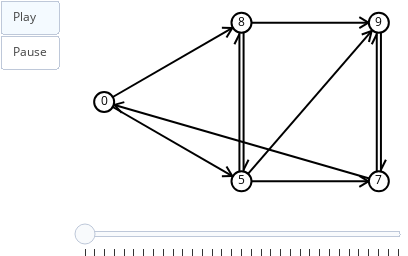

Notebook cell for this chart:
### Markdown cell above
### Exercício

Monte uma visualização do algoritmo de Dijkstra. Use a classe `Heap`.

### Code cell
from math import inf, isinf

def snapshot(g, frames):
    for n in g.nodes():
        if isinf(g.node[n]['d']):
            g.node[n]['label'] = '∞'
        else:
            g.node[n]['label'] = str(g.node[n]['d'])

    frame = sn.generate_frame(g, nlab=True)

    frames.append(frame)

    
red = (255, 0, 0)  
blue = (0, 0, 255)
green = (0,255,0)
frames = [] 

sn.reset_node_colors(g)
sn.reset_edge_colors(g)
snapshot(g, frames)

h = Heap(g)
for n in g.nodes():
    g.node[n]['d'] = inf
    h.put(n)

s=0
g.node[s]['d'] = 0
h.fix(0)


while not h.empty():
    n = h.get()
    g.node[n]['color'] = green
    snapshot (g, frames)
    
    for m in g.successors(n):
        g.edge[n][m]['color'] = red
        d = g.node[n]['d'] + g.edge[n][m]['c']
        snapshot(g, frames)
        if g.node[m]['d'] > d:
            g.node[m]['d'] = d
            h.fix(m)
        g.edge[n][m]['color'] = sn.edge_color
        snapshot(g, frames)
    
    g.node[n]['color'] = blue
    snapshot(g, frames)


snapshot(g, frames)

sn.reset_edge_colors(g)
sn.reset_node_colors(g)
snapshot(g, frames)


sn.show_animation(frames)

### Figure 1 — Plotly figure (JSON) as saved in the notebook; plotly's stock layout.template omitted (floating-point values rounded to 4 significant figures)
{"data": [{"hoverinfo": "none", "line": {"color": "rgb(0, 0, 0)", "width": 2}, "mode": "lines", "x": [0, 0.5, null, 0.4664, 0.4454, null, 0.4664, 0.4286, null], "y": [0.5, 1, null, 0.9664, 0.9062, null, 0.9664, 0.9678, null]}, {"hoverinfo": "none", "line": {"color": "rgb(0, 0, 0)", "width": 2}, "mode": "lines", "x": [0, 0.5, null, 0.4664, 0.4286, null, 0.4664, 0.4454, null], "y": [0.5, 0, null, 0.03357, 0.03224, null, 0.03357, 0.09382, null]}, {"hoverinfo": "none", "line": {"color": "rgb(0, 0, 0)", "width": 2}, "mode": "lines", "x": [0.5, 1, null, 0.9621, 0.9289, null, 0.9621, 0.9289, null], "y": [1, 1, null, 1, 0.9653, null, 1, 1.035, null]}, {"hoverinfo": "none", "line": {"color": "rgb(0, 0, 0)", "width": 2}, "mode": "lines", "x": [0.5076, 0.5076, null, 0.5076, 0.5257, null], "y": [1, 0, null, 0.07246, 0.1361, null]}, {"hoverinfo": "none", "line": {"color": "rgb(0, 0, 0)", "width": 2}, "mode": "lines", "x": [1.008, 1.008, null, 1.008, 1.026, null], "y": [1, 0, null, 0.07246, 0.1361, null]}, {"hoverinfo": "none", "line": {"color": "rgb(0, 0, 0)", "width": 2}, "mode": "lines", "x": [0.4924, 0.4924, null, 0.4924, 0.4743, null], "y": [0, 1, null, 0.9275, 0.8639, null]}, {"hoverinfo": "none", "line": {"color": "rgb(0, 0, 0)", "width": 2}, "mode": "lines", "x": [0.5, 1, null, 0.9738, 0.964, null, 0.9738, 0.9377, null], "y": [0, 1, null, 0.9476, 0.8777, null, 0.9476, 0.9257, null]}, {"hoverinfo": "none", "line": {"color": "rgb(0, 0, 0)", "width": 2}, "mode": "lines", "x": [0.5, 1, null, 0.9621, 0.9289, null, 0.9621, 0.9289, null], "y": [0, 0, null, 0, -0.03474, null, 0, 0.03474, null]}, {"hoverinfo": "none", "line": {"color": "rgb(0, 0, 0)", "width": 2}, "mode": "lines", "x": [1, 0, null, 0.03665, 0.0734, null, 0.03665, 0.06422, null], "y": [0, 0.5, null, 0.4817, 0.4992, null, 0.4817, 0.432, null]}, {"hoverinfo": "none", "line": {"color": "rgb(0, 0, 0)", "width": 2}, "mode": "lines", "x": [0.9924, 0.9924, null, 0.9924, 0.9743, null], "y": [0, 1, null, 0.9275, 0.8639, null]}, {"hoverinfo": "none", "marker": {"color": "rgb(255, 255, 255)", "line": {"color": "rgb(0, 0, 0)", "width": 2}, "size": 20}, "mode": "markers+text", "text": ["0"], "textfont": {"color": "rgb(0, 0, 0)"}, "textposition": "middle center", "x": [0], "y": [0.5]}, {"hoverinfo": "none", "marker": {"color": "rgb(255, 255, 255)", "line": {"color": "rgb(0, 0, 0)", "width": 2}, "size": 20}, "mode": "markers+text", "text": ["8"], "textfont": {"color": "rgb(0, 0, 0)"}, "textposition": "middle center", "x": [0.5], "y": [1]}, {"hoverinfo": "none", "marker": {"color": "rgb(255, 255, 255)", "line": {"color": "rgb(0, 0, 0)", "width": 2}, "size": 20}, "mode": "markers+text", "text": ["9"], "textfont": {"color": "rgb(0, 0, 0)"}, "textposition": "middle center", "x": [1], "y": [1]}, {"hoverinfo": "none", "marker": {"color": "rgb(255, 255, 255)", "line": {"color": "rgb(0, 0, 0)", "width": 2}, "size": 20}, "mode": "markers+text", "text": ["5"], "textfont": {"color": "rgb(0, 0, 0)"}, "textposition": "middle center", "x": [0.5], "y": [0]}, {"hoverinfo": "none", "marker": {"color": "rgb(255, 255, 255)", "line": {"color": "rgb(0, 0, 0)", "width": 2}, "size": 20}, "mode": "markers+text", "text": ["7"], "textfont": {"color": "rgb(0, 0, 0)"}, "textposition": "middle center", "x": [1], "y": [0]}], "layout": {"height": 256, "margin": {"b": 0, "l": 0, "r": 0, "t": 0}, "showlegend": false, "sliders": [{"currentvalue": {"visible": false}, "steps": [{"args": [[0], {"frame": {"redraw": false}, "mode": "immediate"}], "label": "", "method": "animate"}, {"args": [[1], {"frame": {"redraw": false}, "mode": "immediate"}], "label": "", "method": "animate"}, {"args": [[2], {"frame": {"redraw": false}, "mode": "immediate"}], "label": "", "method": "animate"}, {"args": [[3], {"frame": {"redraw": false}, "mode": "immediate"}], "label": "", "method": "animate"}, {"args": [[4], {"frame": {"redraw": false}, "mode": "immediate"}], "label": "", "method": "animate"}, {"args": [[5], {"frame": {"redraw": false}, "mode": "immediate"}], "label": "", "method": "animate"}, {"args": [[6], {"frame": {"redraw": false}, "mode": "immediate"}], "label": "", "method": "animate"}, {"args": [[7], {"frame": {"redraw": false}, "mode": "immediate"}], "label": "", "method": "animate"}, {"args": [[8], {"frame": {"redraw": false}, "mode": "immediate"}], "label": "", "method": "animate"}, {"args": [[9], {"frame": {"redraw": false}, "mode": "immediate"}], "label": "", "method": "animate"}, {"args": [[10], {"frame": {"redraw": false}, "mode": "immediate"}], "label": "", "method": "animate"}, {"args": [[11], {"frame": {"redraw": false}, "mode": "immediate"}], "label": "", "method": "animate"}, {"args": [[12], {"frame": {"redraw": false}, "mode": "immediate"}], "label": "", "method": "animate"}, {"args": [[13], {"frame": {"redraw": false}, "mode": "immediate"}], "label": "", "method": "animate"}, {"args": [[14], {"frame": {"redraw": false}, "mode": "immediate"}], "label": "", "method": "animate"}, {"args": [[15], {"frame": {"redraw": false}, "mode": "immediate"}], "label": "", "method": "animate"}, {"args": [[16], {"frame": {"redraw": false}, "mode": "immediate"}], "label": "", "method": "animate"}, {"args": [[17], {"frame": {"redraw": false}, "mode": "immediate"}], "label": "", "method": "animate"}, {"args": [[18], {"frame": {"redraw": false}, "mode": "immediate"}], "label": "", "method": "animate"}, {"args": [[19], {"frame": {"redraw": false}, "mode": "immediate"}], "label": "", "method": "animate"}, {"args": [[20], {"frame": {"redraw": false}, "mode": "immediate"}], "label": "", "method": "animate"}, {"args": [[21], {"frame": {"redraw": false}, "mode": "immediate"}], "label": "", "method": "animate"}, {"args": [[22], {"frame": {"redraw": false}, "mode": "immediate"}], "label": "", "method": "animate"}, {"args": [[23], {"frame": {"redraw": false}, "mode": "immediate"}], "label": "", "method": "animate"}, {"args": [[24], {"frame": {"redraw": false}, "mode": "immediate"}], "label": "", "method": "animate"}, {"args": [[25], {"frame": {"redraw": false}, "mode": "immediate"}], "label": "", "method": "animate"}, {"args": [[26], {"frame": {"redraw": false}, "mode": "immediate"}], "label": "", "method": "animate"}, {"args": [[27], {"frame": {"redraw": false}, "mode": "immediate"}], "label": "", "method": "animate"}, {"args": [[28], {"frame": {"redraw": false}, "mode": "immediate"}], "label": "", "method": "animate"}, {"args": [[29], {"frame": {"redraw": false}, "mode": "immediate"}], "label": "", "method": "animate"}, {"args": [[30], {"frame": {"redraw": false}, "mode": "immediate"}], "label": "", "method": "animate"}, {"args": [[31], {"frame": {"redraw": false}, "mode": "immediate"}], "label": "", "method": "animate"}, {"args": [[32], {"frame": {"redraw": false}, "mode": "immediate"}], "label": "", "method": "animate"}]}], "updatemenus": [{"buttons": [{"args": [null, {"frame": {"redraw": false}, "fromcurrent": true}], "label": "Play", "method": "animate"}, {"args": [[null], {"frame": {"redraw": false}, "mode": "immediate"}], "label": "Pause", "method": "animate"}], "showactive": true, "type": "buttons"}], "width": 408, "xaxis": {"showgrid": false, "showticklabels": false, "zeroline": false}, "yaxis": {"showgrid": false, "showticklabels": false, "zeroline": false}}}
